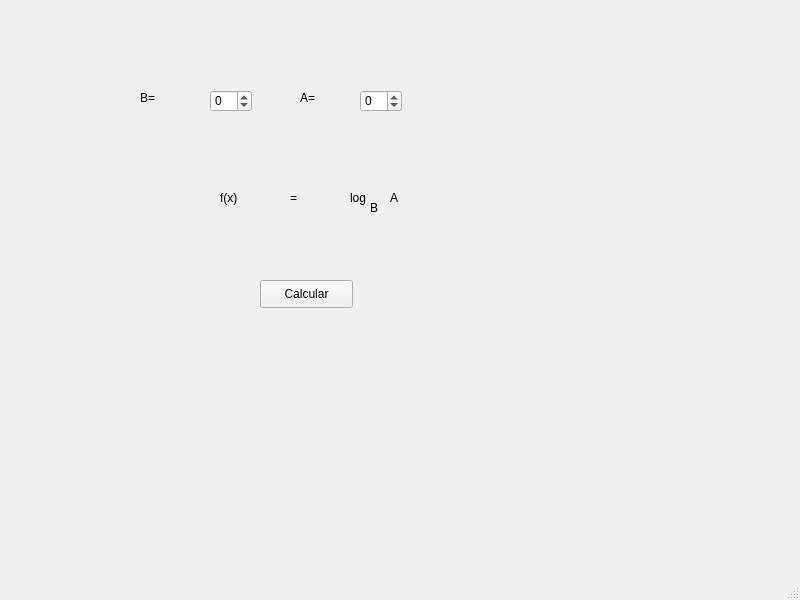
<?xml version="1.0" encoding="UTF-8"?>
<ui version="4.0">
 <class>MainWindow</class>
 <widget class="QMainWindow" name="MainWindow">
  <property name="geometry">
   <rect>
    <x>0</x>
    <y>0</y>
    <width>800</width>
    <height>600</height>
   </rect>
  </property>
  <property name="windowTitle">
   <string>MainWindow</string>
  </property>
  <widget class="QWidget" name="centralwidget">
   <widget class="QSpinBox" name="spnBase">
    <property name="geometry">
     <rect>
      <x>210</x>
      <y>90</y>
      <width>42</width>
      <height>22</height>
     </rect>
    </property>
    <property name="minimum">
     <number>-99</number>
    </property>
   </widget>
   <widget class="QSpinBox" name="spnAlog">
    <property name="geometry">
     <rect>
      <x>360</x>
      <y>90</y>
      <width>42</width>
      <height>22</height>
     </rect>
    </property>
    <property name="minimum">
     <number>-99</number>
    </property>
   </widget>
   <widget class="QLabel" name="lblLogRes">
    <property name="geometry">
     <rect>
      <x>220</x>
      <y>190</y>
      <width>55</width>
      <height>16</height>
     </rect>
    </property>
    <property name="text">
     <string>f(x)</string>
    </property>
   </widget>
   <widget class="QLabel" name="label">
    <property name="geometry">
     <rect>
      <x>290</x>
      <y>190</y>
      <width>55</width>
      <height>16</height>
     </rect>
    </property>
    <property name="text">
     <string>=</string>
    </property>
   </widget>
   <widget class="QLabel" name="label_2">
    <property name="geometry">
     <rect>
      <x>350</x>
      <y>190</y>
      <width>55</width>
      <height>16</height>
     </rect>
    </property>
    <property name="text">
     <string>log</string>
    </property>
   </widget>
   <widget class="QLabel" name="lblLogB">
    <property name="geometry">
     <rect>
      <x>370</x>
      <y>200</y>
      <width>55</width>
      <height>16</height>
     </rect>
    </property>
    <property name="text">
     <string>B</string>
    </property>
   </widget>
   <widget class="QLabel" name="lblLogA">
    <property name="geometry">
     <rect>
      <x>390</x>
      <y>190</y>
      <width>55</width>
      <height>16</height>
     </rect>
    </property>
    <property name="text">
     <string>A</string>
    </property>
   </widget>
   <widget class="QLabel" name="label_3">
    <property name="geometry">
     <rect>
      <x>140</x>
      <y>90</y>
      <width>55</width>
      <height>16</height>
     </rect>
    </property>
    <property name="text">
     <string>B=</string>
    </property>
   </widget>
   <widget class="QLabel" name="label_4">
    <property name="geometry">
     <rect>
      <x>300</x>
      <y>90</y>
      <width>55</width>
      <height>16</height>
     </rect>
    </property>
    <property name="text">
     <string>A=</string>
    </property>
   </widget>
   <widget class="QPushButton" name="btncalcLog">
    <property name="geometry">
     <rect>
      <x>260</x>
      <y>280</y>
      <width>93</width>
      <height>28</height>
     </rect>
    </property>
    <property name="text">
     <string>Calcular</string>
    </property>
   </widget>
  </widget>
  <widget class="QMenuBar" name="menubar">
   <property name="geometry">
    <rect>
     <x>0</x>
     <y>0</y>
     <width>800</width>
     <height>26</height>
    </rect>
   </property>
  </widget>
  <widget class="QStatusBar" name="statusbar"/>
 </widget>
 <resources/>
 <connections/>
</ui>
